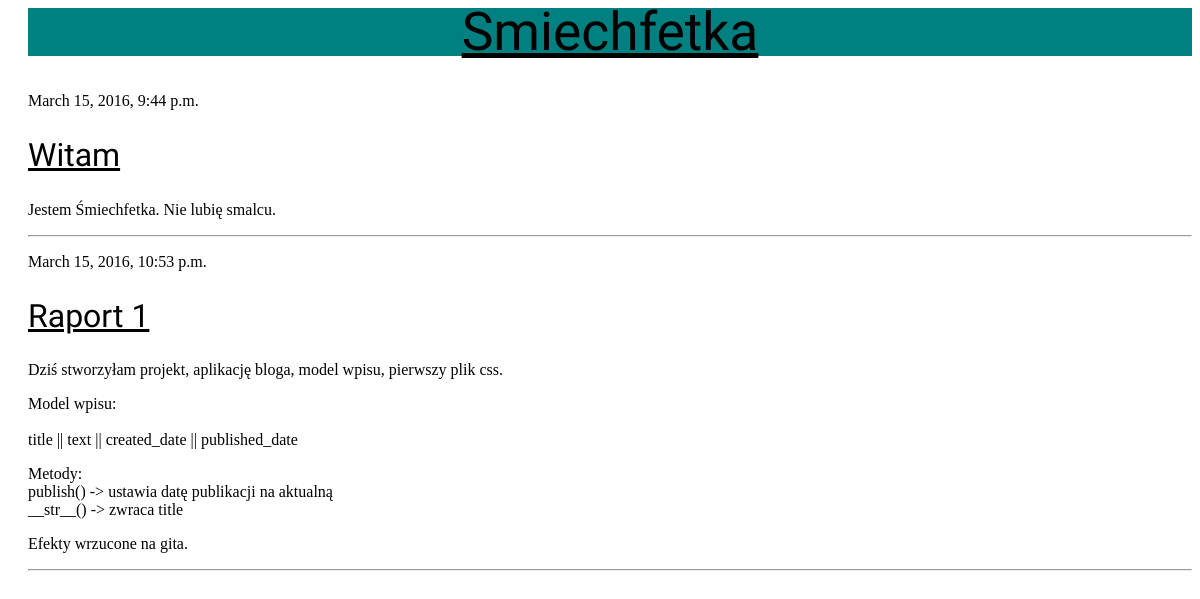
The page / on the database its author committed.
### blog/models.py (models this page shows, shortened)
class Post(models.Model):
    title = models.CharField(max_length=200)
    text = models.TextField()
    created_date = models.DateTimeField(default=timezone.now)
    published_date = models.DateTimeField(blank=True, null=True)

### blog/views.py (the view)
# urls.py: url(r'^$', views.post_list, name='post_list'), #name by łatwo namierzać Error
def post_list(request):
    posts = Post.objects.filter(published_date__lte=timezone.now()).order_by('published_date')
    return render(request, 'blog/post_list.html', {'posts': posts})

### blog/templates/blog/post_list.html (shortened to what this page needs)
{% load staticfiles %}
<html>
        <head>
                <link rel="stylesheet" href="{% static 'css/blog.css' %}">
        </head>
        <body>
                <div class="page-header">
                        <h1><a href="">Smiechfetka</a></h1>
                </div>
                {% for post in posts %}
                        <div>
                                <p>{{ post.published_date }}</p>
                                <h1><a href="">{{ post.title }}</a></h1>
                                <p>{{ post.text|linebreaks }}</p>
                                <hr>
                        </div>
                {% endfor %}
        </body>
</html>

### static/css/blog.css (style rules this page uses)
h1 a { color: #000000; font-family: Lobster; font-style: normal; font-variant: normal; font-weight: 400; line-height: 48px; }
body { padding-left: 20px; }
.page-header h1 { text-align: center; background-color: #008080; color: #ffffff; font-size: 40pt; text-decoration: none; }

### rows shown on the page
Post: published_date "March 15, 2016, 9:44 p.m.", title "Witam", text "Jestem Śmiechfetka. Nie lubię smalcu."
Post: published_date "March 15, 2016, 10:53 p.m.", title "Raport 1", text "Dziś stworzyłam projekt, aplikację bloga, model wpisu, pierwszy plik css. Model wpisu: title || text || created_date || published_date Metody: publish() -> ustawia datę publikacji na aktualną __str__() -> zwraca title Efekty wrzucone na gita."
